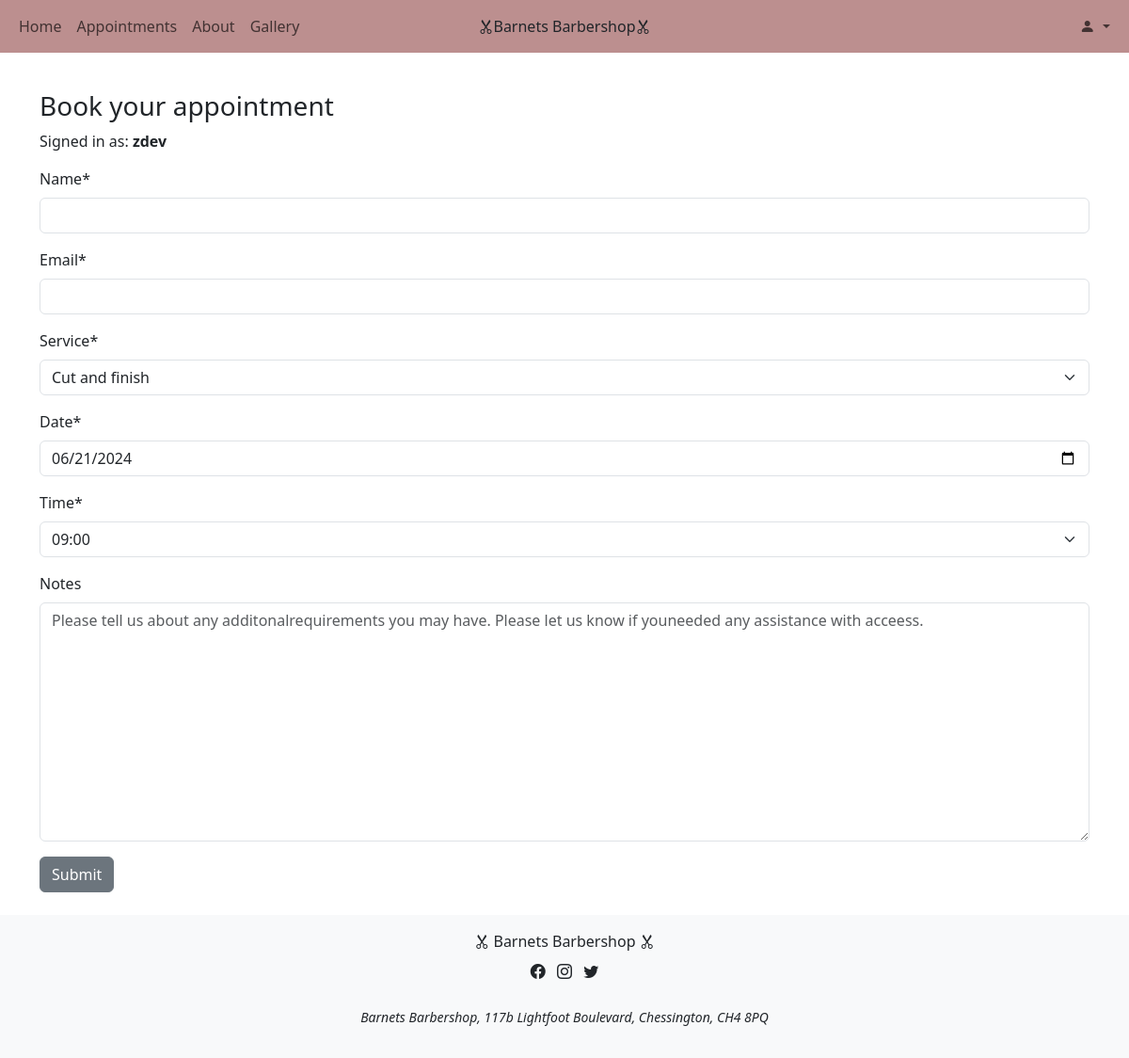
Page /appointments/appointments/ (signed in) on the earlier database version.
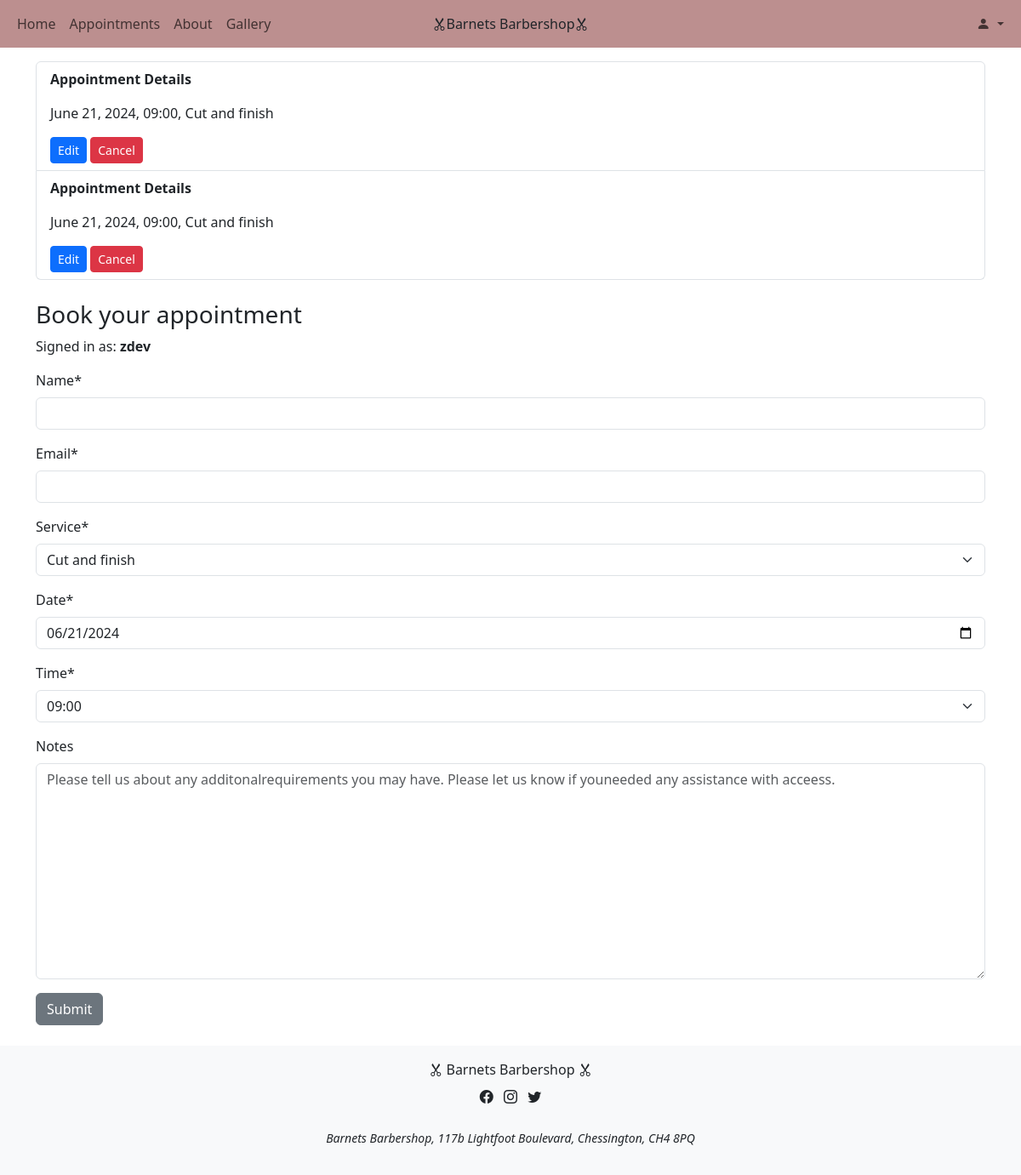
Same page on the later database version.
### appointments/models.py (models this page shows, shortened)
class appointment_booking(models.Model):
    user = models.ForeignKey(User, on_delete=models.CASCADE)
    name = models.CharField(max_length=200)
    email = models.EmailField()
    service = models.IntegerField(choices=SERVICE_OPTIONS, default=0)
    date = models.DateField(default=timezone.now)
    time = models.CharField(max_length=10, choices=TIME_SLOTS, default="09:00")
    notes = models.TextField(blank=True)
    complete = models.BooleanField(default=False)

### appointments/views.py (the view)
# urls.py: path('appointments/', appointment_views.appointments, name='appointments'),
def appointments(request):
    appointments = appointment_booking.objects.all()
    if request.method == 'POST':
        appointment_form = AppointmentForm(request.POST)
        print(appointment_form)
        if appointment_form.is_valid():
            appointment = appointment_form.save(commit=False)
            appointment.user = request.user
            print(request.user)
            appointment_form.save()
            messages.add_message(
                request, messages.SUCCESS,
                'Appointment made')
            return redirect('appointments')
        else:
            messages.add_message(
                    request, messages.ERROR,
                    'There was an error with your submission.'
                    'Please correct the errors below.'
            )
    else:
        appointment_form = AppointmentForm()
    return render(
        request,
        "appointments/appointments.html",
        {
            'appointment_form': appointment_form,
            'appointments': appointments,
            'messages': messages.get_messages(request)
        }
    )

### appointments/forms.py
class AppointmentForm(forms.ModelForm):
    class Meta:
        model = appointment_booking
        exclude = ['user', 'complete']
        presentday = date.today()
        tomorrow = presentday + timedelta(1)
        print(tomorrow)
        widgets = {
            'date': forms.DateInput(
                attrs={
                        'type': 'date',
                        'min': tomorrow,
                        'class': 'form-control'
                        }
            ),
            'notes': forms.Textarea(
                attrs={
                    'class': 'form-control',
                    'placeholder': 'Please tell us about any additonal'
                    'requirements you may have. Please let us know if you'
                    'needed any assistance with acceess.'
                })
        }

### appointments/templates/appointments/appointments.html (shortened to what this page needs)
{% extends "base.html" %}
{% load crispy_forms_tags %}
{% block content %}
<br><br>
<div class="container mt-4">
    <ul class="list-group">
        {% for appointment in appointments %}
        {% if user.is_authenticated and appointment.user == user %}
        <li class="list-group-item">
            <p><strong>Appointment Details</strong></p>
            <p>{{ appointment.date }}, {{ appointment.time }}, {{ appointment.get_service_display }}</p>
            <a href="{% url 'appointments_edit' appointment.id %}" class="btn btn-primary btn-sm">Edit</a>
            <a href="{% url 'appointments_cancel' appointment.id %}" class="btn btn-danger btn-sm">Cancel</a>
        </li>
        {% endif %}
        {% endfor %}
    </ul>
    {% if user.is_authenticated %}
    <div class="mt-4">
        <h3>Book your appointment</h3>
        <p>Signed in as: <strong>{{ user.username }}</strong></p>
        <form id="appointmentForm" method="post" class="needs-validation" novalidate>
            {{ appointment_form|crispy }}
            <button type="submit" class="btn btn-secondary">Submit</button>
        </form>
    </div>
    {% else %}
    <p class="mt-4">Please <a href="{% url 'account_login' %}">sign in</a> or <a href="{% url 'account_signup' %}">register</a> to make an appointment</p>
    {% endif %}
</div>
{% endblock %}

### templates/base.html (shortened to what this page needs)
{% load static %}
{% url 'home' as home_url %}
{% url 'about' as about_url %}
{% url 'gallery' as gallery_url %}
{% url 'appointments' as appointments_url %}
{% url 'account_login' as login_url %}
{% url 'account_signup' as signup_url %}
{% url 'account_logout' as logout_url %}
<!DOCTYPE html>
<html lang="en">
<head>
    <link rel="stylesheet" href="{% static 'css/base.css' %}">
    <link href="https://cdn.jsdelivr.net/npm/bootstrap@5.3.3/dist/css/bootstrap.min.css" rel="stylesheet">
    <link rel="stylesheet" href="https://cdn.jsdelivr.net/npm/bootstrap-icons@1.11.3/font/bootstrap-icons.min.css">
</head>
<body>
    <header>
            <nav class="navbar navbar-expand-lg bg-nav fixed-top">
                <div class="container-fluid">
                  <div class="collapse navbar-collapse" id="navbarTogglerDemo01">
                    <ul class="navbar-nav me-auto mb-2 mb-lg-0">
                      <li class="nav-item">
                        <a class="nav-link" href="{% url 'home' %}">Home</a>
                      </li>
                      <li class="nav-item">
                        <a class="nav-link" href="{% url 'appointments' %}">Appointments</a>
                      </li>
                      <li class="nav-item">
                        <a class="nav-link" href="{% url 'about' %}">About</a>
                      </li>
                      <li class="nav-item">
                        <a class="nav-link" href="{% url 'gallery' %}">Gallery</a>
                      </li>
                    </ul>
                    <ul class="navbar-nav mb-2 mb-lg-0">
                        <li class="nav-item dropdown">
                            <a class="nav-link dropdown-toggle" href="#" role="button" data-bs-toggle="dropdown"
                                aria-expanded="false">
                                <i class="bi bi-person-fill"></i>
                            </a>
                        </li>
                    </ul>
                  </div>
                  <div class="navbar-center">
                    <i class="bi bi-scissors"></i> Barnets Barbershop <i class="bi bi-scissors"></i>
                </div>
                </div>
              </nav>
    </header>
    <main>
        {% block content %}
        {% endblock %}
    </main>
  <footer class="bg-light text-center py-3 mt-4 bring-front">
    <div class="container">
        <p class="mb-0"><i class="bi bi-scissors"></i> Barnets Barbershop <i class="bi bi-scissors"></i></p>
        <div class="mt-2">
            <a href="https://www.facebook.com/" target="_blank" class="text-dark me-2"><i class="bi bi-facebook"></i></a>
            <a href="https://www.instagram.com/" target="_blank"  class="text-dark me-2"><i class="bi bi-instagram"></i></a>
            <a href="https://x.com/" target="_blank" class="text-dark"><i class="bi bi-twitter"></i></a>
            <br><br>
            <P><small><em>Barnets Barbershop, 117b Lightfoot Boulevard, Chessington, CH4 8PQ</em></small></P>
        </div>
    </div>
</footer>
</body>
</html>

### static/css/base.css (style rules this page uses)
html { height: 100%; width: 100%; margin: 0; padding: 0; border: 0; }
.bg-nav { background-color: rosybrown; }
.navbar-center { position: absolute; left: 50%; transform: translateX(-50%); white-space: nowrap; display: flex; align-items: center; }

Differences in the rows shown:
added appointment_booking: date "June 21, 2024", time "09:00", service "Cut and finish"
added appointment_booking: date "June 21, 2024", time "09:00", service "Cut and finish"
